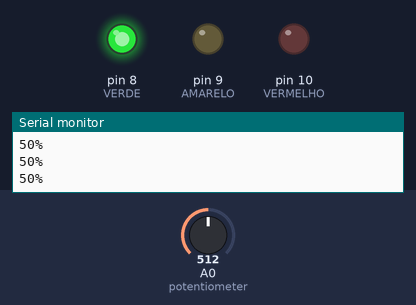
Bench run of a sketch on a simulated Arduino Uno, built with avr-gcc and run on an emulated ATmega328P. On the bench: output pins drawn as LEDs (lit = HIGH), the last lines printed to the serial monitor. The inputs (shaded band) are chosen by the test bench; at power-on: A0 (potentiometer) = 512.

Above: at 1.2 s.
1.3 s: A0 (potentiometer) set to 537
At 2.6 s:
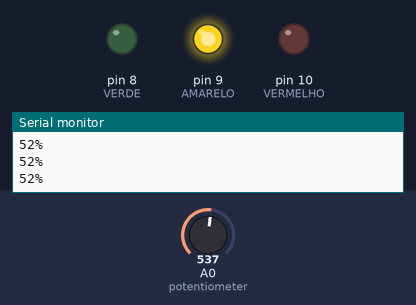
2.9 s: A0 (potentiometer) set to 820
4.4 s: A0 (potentiometer) set to 840
At 5.2 s:
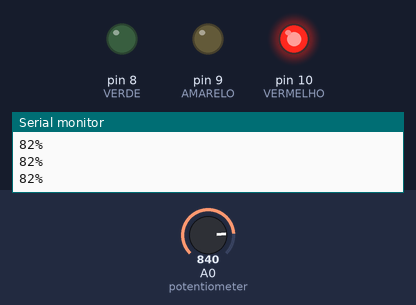
5.9 s: A0 (potentiometer) set to 716
At 6.5 s:
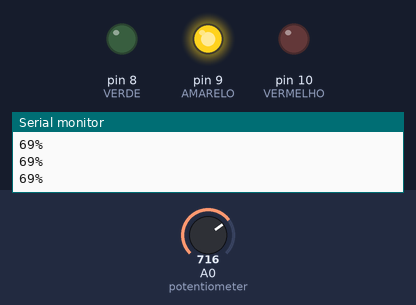
7.5 s: A0 (potentiometer) set to 900
At 9.0 s:
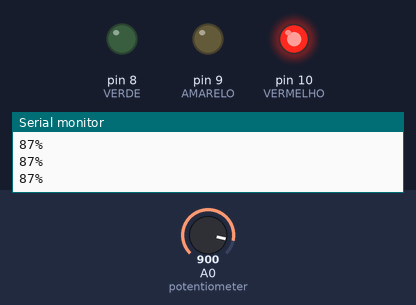
Timing chart, 0 to 10.1 s (numbered marks = the images above; inputs shaded):
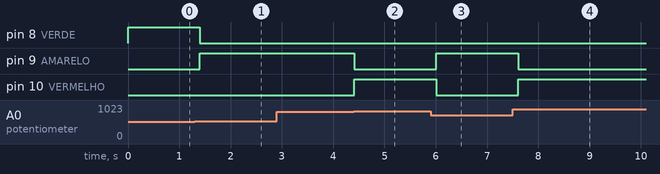

The sketch:

aula11_nivel3.ino
```cpp
// Aula 11 – Nível 3: Simulado: semáforo de nível
// Simulado: nível de 0 a 100% no Serial e no semáforo (até 50 verde, até 80 amarelo, acima vermelho)
#include <Arduino.h>                    // funções do Arduino (pinMode, digitalWrite, delay...)
#define VERDE 8                         // LED verde no pino 8
#define AMARELO 9                       // LED amarelo no pino 9
#define VERMELHO 10                     // LED vermelho no pino 10

void setup() {                          // roda uma vez, quando a placa liga
  pinMode(VERDE, OUTPUT);               // VERDE como saída
  pinMode(AMARELO, OUTPUT);             // AMARELO como saída
  pinMode(VERMELHO, OUTPUT);            // VERMELHO como saída
  Serial.begin(9600);                   // abre o Monitor Serial a 9600 baud
}

void loop() {                           // repete para sempre
  int nivel = map(analogRead(A0), 0, 1023, 0, 100);   // converte a leitura em 0 a 100%
  Serial.print(nivel);                  // envia nivel ao Monitor Serial
  Serial.println("%");                  // envia o texto ao Monitor Serial e quebra a linha
  digitalWrite(VERDE, nivel <= 50);     // VERDE recebe nivel <= 50 (verdadeiro acende, falso apaga)
  digitalWrite(AMARELO, nivel > 50 && nivel <= 80);   // AMARELO recebe nivel > 50 && nivel <= 80 (verdadeiro acende, falso apaga)
  digitalWrite(VERMELHO, nivel > 80);   // VERMELHO recebe nivel > 80 (verdadeiro acende, falso apaga)
  delay(200);                           // espera 200 ms
}
```

Measured:
- the behaviour switches between 521 and 522 on A0 (potentiometer) (found by bisection; images 0 and 1)
- the behaviour switches between 828 and 829 on A0 (potentiometer) (found by bisection; images 1 and 2)
- after the input at 1.3 s, pin 8 (VERDE): HIGH → LOW after 0.10 s; pin 9 (AMARELO): LOW → HIGH after 0.10 s
- after the input at 4.4 s, pin 9 (AMARELO): HIGH → LOW at once; pin 10 (VERMELHO): LOW → HIGH at once
- after the input at 5.9 s, pin 9 (AMARELO): LOW → HIGH after 0.11 s; pin 10 (VERMELHO): HIGH → LOW after 0.11 s
- after the input at 7.5 s, pin 9 (AMARELO): HIGH → LOW after 0.11 s; pin 10 (VERMELHO): LOW → HIGH after 0.11 s
